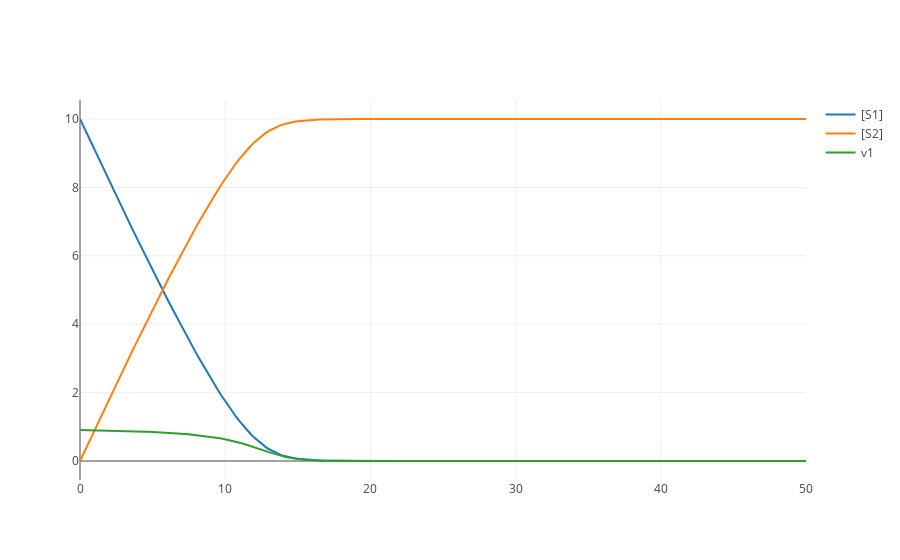

Notebook code for this chart:
### Markdown cell above
### Michaelis-Menten kinetics (irreversible)
Defined via a maximal velocity of the process `Vmax` and an additional parameter `Km` 
which defines the saturation of the enzyme. I.e., at increasing concentration of the substrate at some concentration the enzyme is saturated

$$v1: c_1 \cdot S1 \rightarrow c_2 \cdot S2$$

$$v1: S1 \rightarrow S2$$

$$v1 = Vmax \cdot \frac{S1}{Km + S1}$$

### Code cell
# single reaction, irreversible Michaelis-Menten Kinetics
mmk_irev = te.loada("""
model mmk_irev()
  v1: S1 -> S2; Vmax*S1/(Km+S1)
  Vmax = 1.0
  Km = 1.0
  S1 = 10.0; S2 = 0.0
end
""")
mmk_irev.timeCourseSelections = mmk_irev.timeCourseSelections + mmk_irev.getReactionIds()
print(mmk_irev.timeCourseSelections)
s = mmk_irev.simulate(start=0, end=50, steps=200)
mmk_irev.plot()
print(s)

### Figure 1 — Plotly figure (JSON) as saved in the notebook; plotly's stock layout.template omitted (floating-point values rounded to 4 significant figures; data arrays with more than 128 entries replaced by an {"elided": "..."} marker saying what was removed)
{"data": [{"mode": "lines", "name": "[S1]", "type": "scatter", "x": {"elided": "201 float values"}, "y": {"elided": "201 float values"}}, {"mode": "lines", "name": "[S2]", "type": "scatter", "x": {"elided": "201 float values"}, "y": {"elided": "201 float values"}}, {"mode": "lines", "name": "v1", "type": "scatter", "x": {"elided": "201 float values"}, "y": {"elided": "201 float values"}}], "layout": {}}
